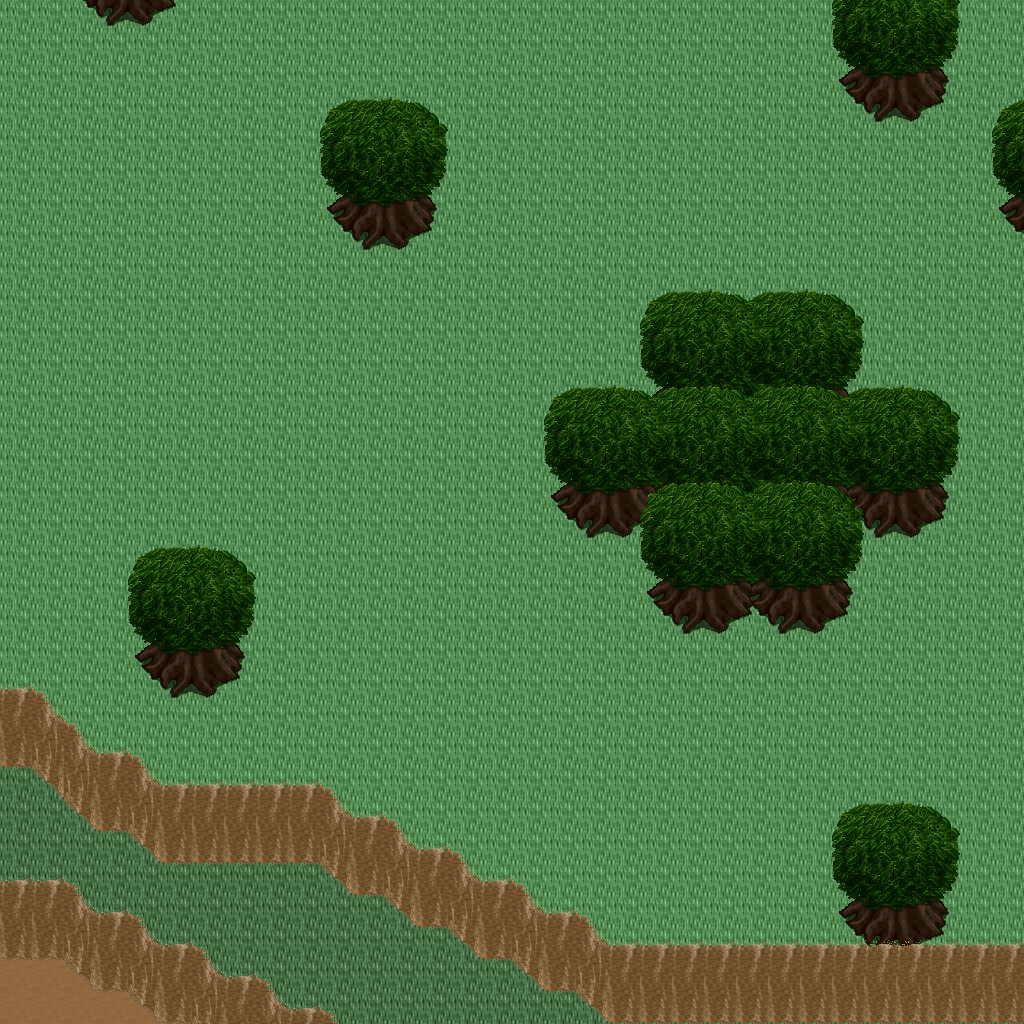

This is a level from a 2D game, rendered from its Tiled map with the project's own tilesets. A one-line summary and the map file follow, with tile-layer data summarised:
An orthogonal 32x32 tile map with 32x32 px tiles, 5 tile layers (Ground, Objects, Objects2, Above, ...), 1 hidden layer not drawn, 10 tilesets.

<map version="1.10" tiledversion="1.11.0" orientation="orthogonal" renderorder="right-down" width="32" height="32" tilewidth="32" tileheight="32" infinite="0" nextlayerid="11" nextobjectid="1">
 <tileset firstgid="1" name="logic_collision" tilewidth="32" tileheight="32" tilecount="1" columns="1">
  <image source="../drawable/logic_collision.png" width="32" height="32" />
 </tileset>
 <tileset firstgid="2" name="ground_ground" tilewidth="32" tileheight="32" tilecount="33" columns="3">
  <image source="../drawable/ground_ground.png" width="96" height="352" />
 </tileset>
 <tileset firstgid="35" name="ground_earth_edges" tilewidth="32" tileheight="32" tilecount="18" columns="6">
  <image source="../drawable/ground_earth_edges.png" width="192" height="96" />
 </tileset>
 <tileset firstgid="53" name="ground_grass_corners" tilewidth="32" tileheight="32" tilecount="24" columns="6">
  <image source="../drawable/ground_grass_corners.png" width="192" height="128" />
 </tileset>
 <tileset firstgid="77" name="ground_grass_edges" tilewidth="32" tileheight="32" tilecount="36" columns="12">
  <image source="../drawable/ground_grass_edges.png" width="384" height="96" />
 </tileset>
 <tileset firstgid="113" name="ground_water_pool" tilewidth="32" tileheight="32" tilecount="72" columns="3">
  <image source="../drawable/ground_water_pool.png" width="96" height="768" />
 </tileset>
 <tileset firstgid="185" name="ground_ridge_earth_pale" tilewidth="32" tileheight="32" tilecount="96" columns="12">
  <image source="../drawable/ground_ridge_earth_pale.png" width="384" height="256" />
 </tileset>
 <tileset firstgid="281" name="ground_ridge_earth_dark" tilewidth="32" tileheight="32" tilecount="96" columns="12">
  <image source="../drawable/ground_ridge_earth_dark.png" width="384" height="256" />
 </tileset>
 <tileset firstgid="377" name="plant_stump_stump_vertical" tilewidth="32" tileheight="32" tilecount="1" columns="1">
  <image source="../drawable/plant_stump_stump_vertical.png" width="32" height="32" />
 </tileset>
 <tileset firstgid="378" name="plant_tree_tree_darkgreen" tilewidth="32" tileheight="32" tilecount="88" columns="8">
  <image source="../drawable/plant_tree_tree_darkgreen.png" width="256" height="352" />
 </tileset>
 <layer id="1" name="Ground" width="32" height="32">
  <data>[1024 cells, 1024 non-empty, 3 distinct tile ids]</data>
 </layer>
 <layer id="2" name="Objects" width="32" height="32">
  <data>[1024 cells, 201 non-empty, 24 distinct tile ids]</data>
 </layer>
 <layer id="3" name="Objects2" width="32" height="32">
  <data>[1024 cells, 39 non-empty, 3 distinct tile ids]</data>
 </layer>
 <layer id="4" name="Above" width="32" height="32">
  <data>[1024 cells, 128 non-empty, 22 distinct tile ids]</data>
 </layer>
 <layer id="5" name="Above2" width="32" height="32">
  <data>[1024 cells, 0 non-empty, 0 distinct tile ids]</data>
 </layer>
 <layer id="6" name="Walkable" width="32" height="32" visible="0">
  <data>[1024 cells, 183 non-empty, 1 distinct tile ids]</data>
 </layer>
 <objectgroup id="7" name="Mapevents" />
 <objectgroup id="8" name="Spawn" />
 <objectgroup id="9" name="Keys" />
 <objectgroup id="10" name="Replace" />
</map>
